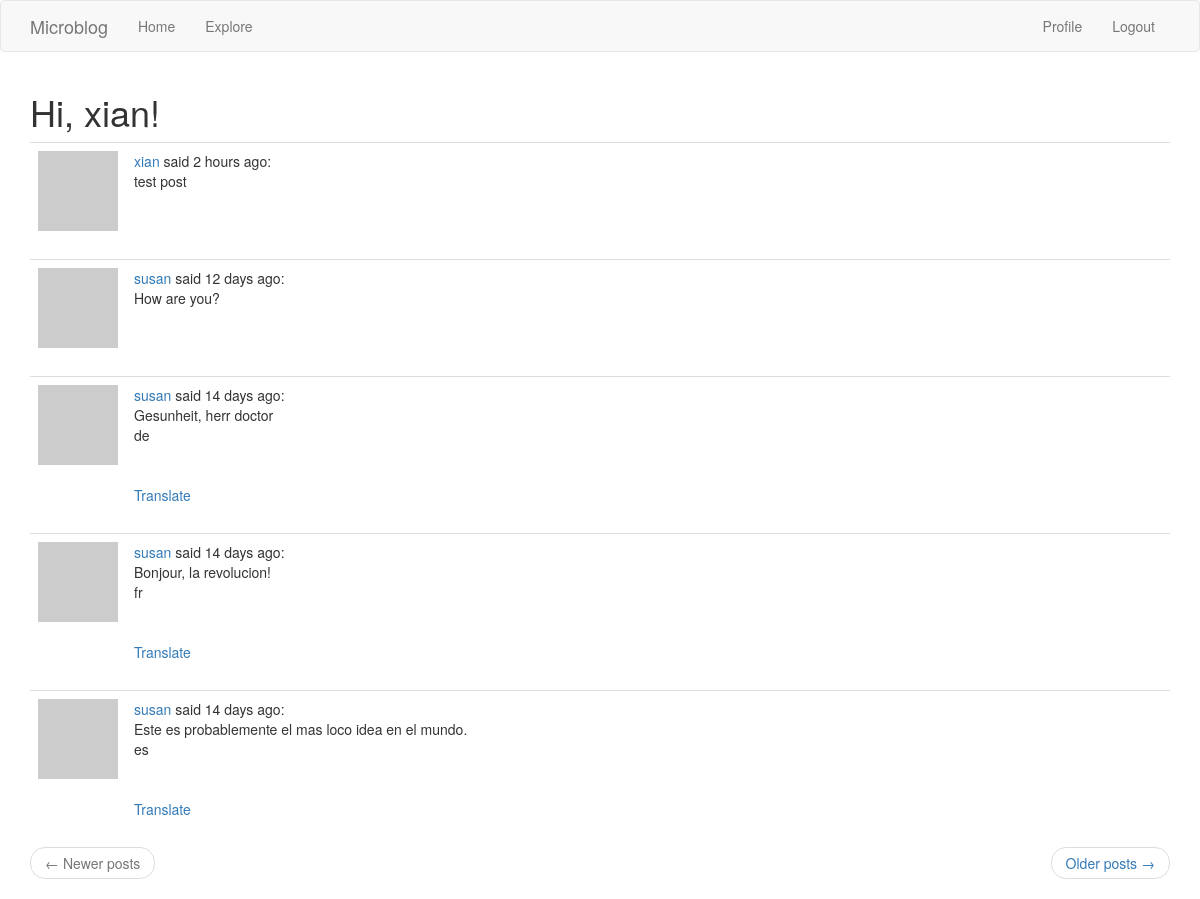
Page /explore (signed in) on the committed database.
### app/models.py (models this page shows, shortened)
class User(UserMixin, db.Model):
    id = db.Column(db.Integer, primary_key=True)
    username = db.Column(db.String(64), index=True, unique=True)
    email = db.Column(db.String(120), index=True, unique=True)
    password_hash = db.Column(db.String(128))
    posts = db.relationship('Post', backref='author', lazy='dynamic')
    about_me = db.Column(db.String(140))
    last_seen = db.Column(db.DateTime, default=datetime.utcnow)
    followed = db.relationship(
        'User', secondary=followers,
        primaryjoin=(followers.c.follower_id == id),
        secondaryjoin=(followers.c.followed_id == id),
        backref=db.backref('followers', lazy='dynamic'), lazy='dynamic')
    def avatar(self, size):
        digest = md5(self.email.lower().encode('utf-8')).hexdigest()
        return 'https://www.gravatar.com/avatar/{}?d=identicon&s={}'.format(
            digest, size)

class Post(db.Model):
    id = db.Column(db.Integer, primary_key=True)
    body = db.Column(db.String(140))
    timestamp = db.Column(db.DateTime, index=True, default=datetime.utcnow)
    user_id = db.Column(db.Integer, db.ForeignKey('user.id'))
    language = db.Column(db.String(5))

### app/routes.py (the view)
@app.route('/explore')
@login_required
def explore():
    page = request.args.get('page', 1, type=int)
    posts = Post.query.order_by(Post.timestamp.desc()).paginate(
        page, app.config['POSTS_PER_PAGE'], False)
    next_url = url_for('explore', page=posts.next_num) \
        if posts.has_next else None
    prev_url = url_for('explore', page=posts.prev_num) \
        if posts.has_prev else None
    return render_template('index.html', title=_('Explore'),
                           posts=posts.items, next_url=next_url,
                           prev_url=prev_url)

### app/models.py (called while the page is built)
@login.user_loader
def load_user(id):
    return User.query.get(int(id))

### app/routes.py (called while the page is built)
@app.before_request
def before_request():
    if current_user.is_authenticated:
        current_user.last_seen = datetime.utcnow()
        db.session.commit()
    g.locale = str(get_locale())

### app/templates/index.html (shortened to what this page needs)
{% extends "base.html" %}
{% import 'bootstrap/wtf.html' as wtf %}
{% block app_content %}
    <h1>{{ _('Hi, %(username)s!', username=current_user.username) }}</h1>
    {% for post in posts %}
        {% include '_post.html' %}
    {% endfor %}
    <nav aria-label="...">
        <ul class="pager">
            <li class="previous{% if not prev_url %} disabled{% endif %}">
                <a href="{{ prev_url or '#' }}">
                    <span aria-hidden="true">&larr;</span> {{ _('Newer posts') }}
                </a>
            </li>
            <li class="next{% if not next_url %} disabled{% endif %}">
                <a href="{{ next_url or '#' }}">
                    {{ _('Older posts') }} <span aria-hidden="true">&rarr;</span>
                </a>
            </li>
        </ul>
    </nav>
{% endblock %}

### app/templates/_post.html
    <table class="table table-hover">
        <tr>
            <td width="70px">
                <a href="{{ url_for('user', username=post.author.username) }}">
                    <img src="{{ post.author.avatar(70) }}" />
                </a>
            </td>
            <td>
                    <a href="{{ url_for('user', username=post.author.username) }}">
                        {{ post.author.username }}
                    </a> said {{moment(post.timestamp).fromNow()}}:
                <br>
                <span id="post{{ post.id }}">{{ post.body }}</span>
                <br>
                <span>{{post.language}}</span>
                <br>
                {% if post.language and post.language != g.locale %}
                <br><br>
                <span id="translation{{ post.id }}">
                    <a href="javascript:translate(
                                '#post{{ post.id }}',
                                '#translation{{ post.id }}',
                                '{{ post.language }}',
                                '{{ g.locale }}');">{{ _('Translate') }}</a>
                </span>
                {% endif %}
            </td>
        </tr>
    </table>

### rows in the picture
Post: author.username "xian", timestamp "2 hours ago", body "test post"
Post: author.username "susan", timestamp "12 days ago", body "How are you?"
Post: author.username "susan", timestamp "14 days ago", body "Gesunheit, herr doctor", language "de"
Post: author.username "susan", timestamp "14 days ago", body "Bonjour, la revolucion!", language "fr"
Post: author.username "susan", timestamp "14 days ago", body "Este es probablemente el mas loco idea en el mundo.", language "es"
